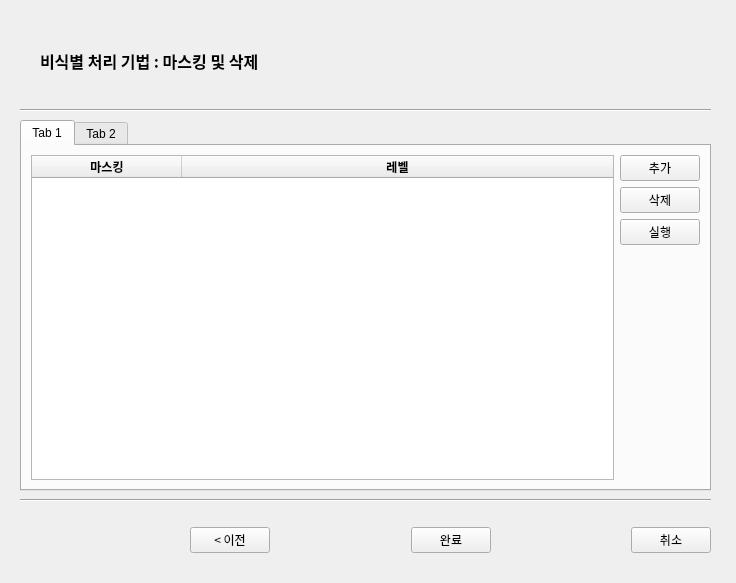
<?xml version="1.0" encoding="UTF-8"?>
<ui version="4.0">
 <class>Import Data</class>
 <widget class="QMainWindow" name="Import Data">
  <property name="geometry">
   <rect>
    <x>0</x>
    <y>0</y>
    <width>736</width>
    <height>583</height>
   </rect>
  </property>
  <property name="windowTitle">
   <string>마스킹 및 삭제</string>
  </property>
  <widget class="QWidget" name="centralwidget">
   <widget class="QWidget" name="horizontalLayoutWidget_2">
    <property name="geometry">
     <rect>
      <x>190</x>
      <y>510</y>
      <width>521</width>
      <height>61</height>
     </rect>
    </property>
    <property name="font">
     <font>
      <family>맑은 고딕</family>
      <pointsize>9</pointsize>
     </font>
    </property>
    <layout class="QHBoxLayout" name="horizontalLayout_2">
     <item>
      <widget class="QPushButton" name="backButton">
       <property name="font">
        <font>
         <family>맑은 고딕</family>
         <pointsize>9</pointsize>
        </font>
       </property>
       <property name="text">
        <string>&lt; 이전</string>
       </property>
      </widget>
     </item>
     <item>
      <spacer name="horizontalSpacer">
       <property name="font">
        <font>
         <family>맑은 고딕</family>
         <pointsize>9</pointsize>
        </font>
       </property>
       <property name="orientation">
        <enum>Qt::Horizontal</enum>
       </property>
       <property name="sizeHint" stdset="0">
        <size>
         <width>40</width>
         <height>20</height>
        </size>
       </property>
      </spacer>
     </item>
     <item>
      <widget class="QPushButton" name="finishButton">
       <property name="font">
        <font>
         <family>맑은 고딕</family>
         <pointsize>9</pointsize>
        </font>
       </property>
       <property name="text">
        <string>완료</string>
       </property>
      </widget>
     </item>
     <item>
      <spacer name="horizontalSpacer_3">
       <property name="font">
        <font>
         <family>맑은 고딕</family>
         <pointsize>9</pointsize>
        </font>
       </property>
       <property name="orientation">
        <enum>Qt::Horizontal</enum>
       </property>
       <property name="sizeHint" stdset="0">
        <size>
         <width>40</width>
         <height>20</height>
        </size>
       </property>
      </spacer>
     </item>
     <item>
      <widget class="QPushButton" name="cancelButton">
       <property name="font">
        <font>
         <family>맑은 고딕</family>
         <pointsize>9</pointsize>
        </font>
       </property>
       <property name="text">
        <string>취소</string>
       </property>
      </widget>
     </item>
    </layout>
   </widget>
   <widget class="Line" name="line_2">
    <property name="geometry">
     <rect>
      <x>20</x>
      <y>100</y>
      <width>691</width>
      <height>20</height>
     </rect>
    </property>
    <property name="orientation">
     <enum>Qt::Horizontal</enum>
    </property>
   </widget>
   <widget class="QLabel" name="label">
    <property name="geometry">
     <rect>
      <x>40</x>
      <y>30</y>
      <width>551</width>
      <height>61</height>
     </rect>
    </property>
    <property name="font">
     <font>
      <family>맑은 고딕</family>
      <pointsize>12</pointsize>
      <weight>75</weight>
      <bold>true</bold>
     </font>
    </property>
    <property name="text">
     <string>비식별 처리 기법 : 마스킹 및 삭제</string>
    </property>
   </widget>
   <widget class="QTabWidget" name="compareTab">
    <property name="geometry">
     <rect>
      <x>20</x>
      <y>120</y>
      <width>691</width>
      <height>371</height>
     </rect>
    </property>
    <property name="currentIndex">
     <number>0</number>
    </property>
    <widget class="QWidget" name="tab1">
     <attribute name="title">
      <string>Tab 1</string>
     </attribute>
     <layout class="QHBoxLayout" name="horizontalLayout_3">
      <item>
       <widget class="QTableWidget" name="LevelTable">
        <property name="font">
         <font>
          <weight>75</weight>
          <bold>true</bold>
         </font>
        </property>
        <property name="sizeAdjustPolicy">
         <enum>QAbstractScrollArea::AdjustToContents</enum>
        </property>
        <property name="rowCount">
         <number>0</number>
        </property>
        <property name="columnCount">
         <number>2</number>
        </property>
        <attribute name="horizontalHeaderCascadingSectionResizes">
         <bool>false</bool>
        </attribute>
        <attribute name="horizontalHeaderDefaultSectionSize">
         <number>150</number>
        </attribute>
        <attribute name="horizontalHeaderStretchLastSection">
         <bool>true</bool>
        </attribute>
        <attribute name="verticalHeaderCascadingSectionResizes">
         <bool>false</bool>
        </attribute>
        <attribute name="verticalHeaderStretchLastSection">
         <bool>false</bool>
        </attribute>
        <column>
         <property name="text">
          <string>마스킹</string>
         </property>
         <property name="font">
          <font>
           <weight>75</weight>
           <bold>true</bold>
          </font>
         </property>
        </column>
        <column>
         <property name="text">
          <string>레벨</string>
         </property>
         <property name="font">
          <font>
           <weight>75</weight>
           <bold>true</bold>
          </font>
         </property>
        </column>
       </widget>
      </item>
      <item>
       <layout class="QVBoxLayout" name="verticalLayout_2">
        <item>
         <widget class="QPushButton" name="addButton">
          <property name="font">
           <font>
            <family>맑은 고딕</family>
           </font>
          </property>
          <property name="text">
           <string>추가</string>
          </property>
         </widget>
        </item>
        <item>
         <widget class="QPushButton" name="delButton">
          <property name="font">
           <font>
            <family>맑은 고딕</family>
           </font>
          </property>
          <property name="text">
           <string>삭제</string>
          </property>
         </widget>
        </item>
        <item>
         <widget class="QPushButton" name="runButton">
          <property name="font">
           <font>
            <family>맑은 고딕</family>
           </font>
          </property>
          <property name="text">
           <string>실행</string>
          </property>
         </widget>
        </item>
        <item>
         <spacer name="verticalSpacer_2">
          <property name="orientation">
           <enum>Qt::Vertical</enum>
          </property>
          <property name="sizeHint" stdset="0">
           <size>
            <width>20</width>
            <height>40</height>
           </size>
          </property>
         </spacer>
        </item>
       </layout>
      </item>
     </layout>
    </widget>
    <widget class="QWidget" name="tab2">
     <attribute name="title">
      <string>Tab 2</string>
     </attribute>
     <layout class="QGridLayout" name="gridLayout_4">
      <item row="0" column="0">
       <widget class="QTableWidget" name="afterTable">
        <property name="rowCount">
         <number>0</number>
        </property>
        <property name="columnCount">
         <number>1</number>
        </property>
        <column>
         <property name="text">
          <string>원본</string>
         </property>
         <property name="font">
          <font>
           <weight>75</weight>
           <bold>true</bold>
          </font>
         </property>
        </column>
       </widget>
      </item>
     </layout>
    </widget>
   </widget>
   <widget class="Line" name="line">
    <property name="geometry">
     <rect>
      <x>20</x>
      <y>490</y>
      <width>691</width>
      <height>20</height>
     </rect>
    </property>
    <property name="font">
     <font>
      <family>맑은 고딕</family>
      <pointsize>9</pointsize>
     </font>
    </property>
    <property name="orientation">
     <enum>Qt::Horizontal</enum>
    </property>
   </widget>
  </widget>
 </widget>
 <resources/>
 <connections/>
</ui>
